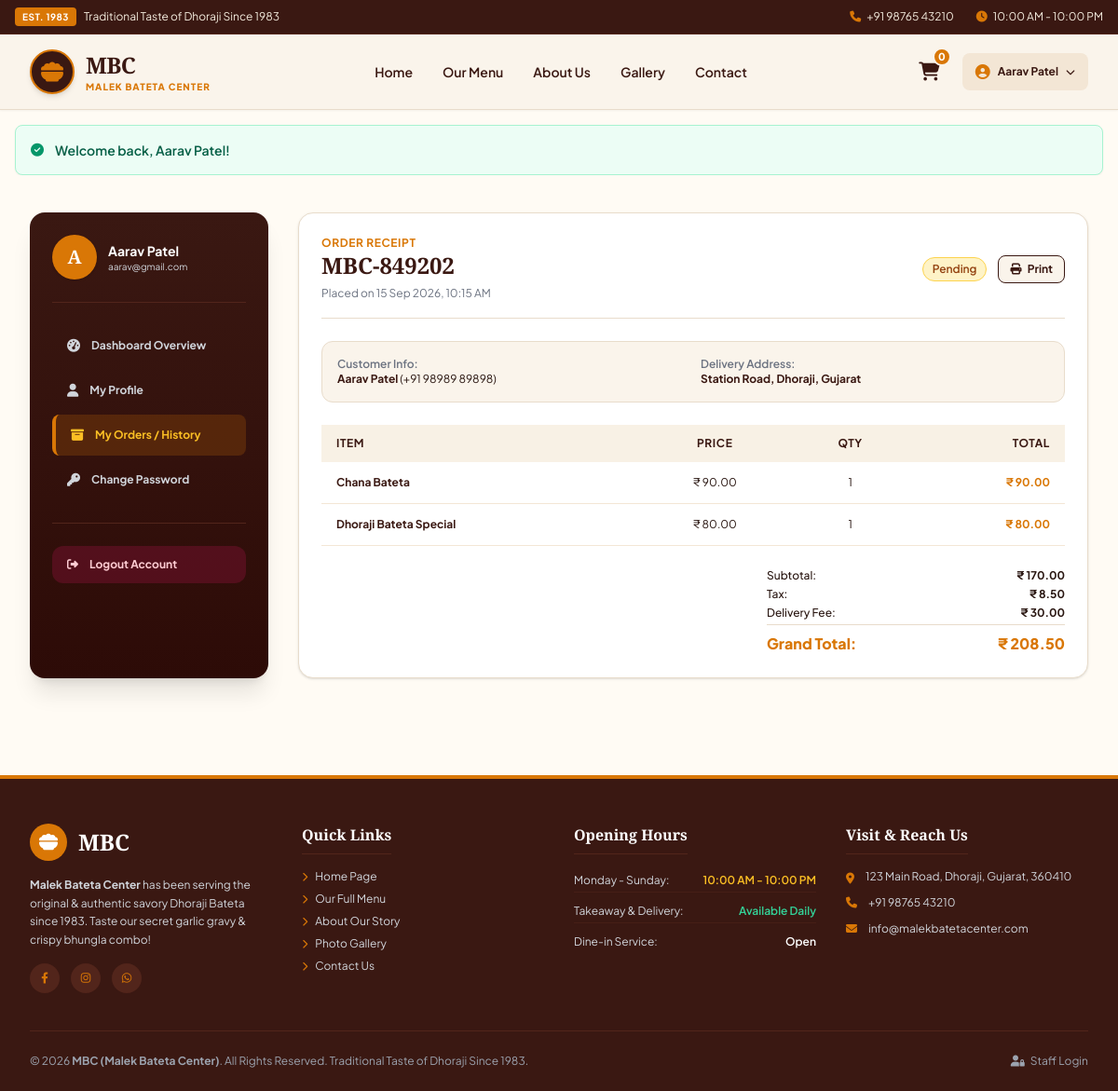
Screenshot of /customer/order-detail.php?id=1002 (signed in) with the database file from the repository.
### tables this page shows
CREATE TABLE IF NOT EXISTS `orders` (
  `id` INT AUTO_INCREMENT PRIMARY KEY,
  `order_number` VARCHAR(30) NOT NULL UNIQUE,
  `user_id` INT DEFAULT NULL,
  `customer_name` VARCHAR(100) NOT NULL,
  `customer_email` VARCHAR(100) NOT NULL,
  `customer_phone` VARCHAR(20) NOT NULL,
  `delivery_address` TEXT NOT NULL,
  `order_type` ENUM('Home Delivery', 'Takeaway', 'Dine-in') DEFAULT 'Home Delivery',
  `payment_method` ENUM('Cash on Delivery', 'UPI', 'Credit/Debit Card') DEFAULT 'Cash on Delivery',
  `subtotal` DECIMAL(10,2) NOT NULL,
  `tax_amount` DECIMAL(10,2) NOT NULL DEFAULT 0.00,
  `delivery_fee` DECIMAL(10,2) NOT NULL DEFAULT 0.00,
  `total_amount` DECIMAL(10,2) NOT NULL,
  `status` ENUM('Pending', 'Preparing', 'Out for Delivery', 'Completed', 'Cancelled') NOT NULL DEFAULT 'Pending',
  `notes` TEXT DEFAULT NULL,
  `created_at` TIMESTAMP DEFAULT CURRENT_TIMESTAMP,
  FOREIGN KEY (`user_id`) REFERENCES `users`(`id`) ON DELETE SET NULL
);

CREATE TABLE IF NOT EXISTS `order_items` (
  `id` INT AUTO_INCREMENT PRIMARY KEY,
  `order_id` INT NOT NULL,
  `food_id` INT DEFAULT NULL,
  `food_name` VARCHAR(150) NOT NULL,
  `price` DECIMAL(10,2) NOT NULL,
  `quantity` INT NOT NULL,
  `total_price` DECIMAL(10,2) NOT NULL,
  FOREIGN KEY (`order_id`) REFERENCES `orders`(`id`) ON DELETE CASCADE
);

### customer/order-detail.php (the view, shortened to what this page needs)
<?php
require_once __DIR__ . '/../config/helpers.php';
$orderId = (int)($_GET['id'] ?? 0);
$db = getDB();
$stmt = $db->prepare("SELECT * FROM orders WHERE id = ? AND user_id = ?");
$stmt->execute([$orderId, currentUserId()]);
$order = $stmt->fetch();
$itemStmt = $db->prepare("SELECT * FROM order_items WHERE order_id = ?");
$itemStmt->execute([$orderId]);
$items = $itemStmt->fetchAll();
require_once __DIR__ . '/../includes/header.php';
?>
<section class="py-10 bg-[#FFFBF4]">
    <div class="max-w-7xl mx-auto px-4 sm:px-6 lg:px-8">
        <div class="flex flex-col lg:flex-row gap-8">
            <?php require_once __DIR__ . '/includes/sidebar.php'; ?>
            <div class="flex-grow space-y-6">
                <div class="mbc-card bg-white p-6 rounded-2xl border border-[#E8DCCB] shadow space-y-6" id="printable-invoice">
                    <div class="flex flex-col sm:flex-row sm:items-center justify-between border-b border-[#E8DCCB] pb-4 gap-4">
                        <div>
                            <span class="text-xs font-bold text-[#D97706] uppercase tracking-wider block">Order Receipt</span>
                            <h2 class="font-serif-heading font-extrabold text-2xl text-[#3A1812]"><?php echo htmlspecialchars($order['order_number']); ?></h2>
                            <span class="text-xs text-gray-500">Placed on <?php echo date('d M Y, h:i A', strtotime($order['created_at'])); ?></span>
                        </div>
                        <div class="flex items-center gap-3">
                            <?php echo renderStatusBadge($order['status']); ?>
                            <button onclick="window.print()" class="bg-[#FAF4EB] text-[#3A1812] border border-[#3A1812] px-3 py-1.5 rounded-lg text-xs font-bold hover:bg-[#E8DCCB]">
                                <i class="fa-solid fa-print mr-1"></i> Print
                            </button>
                        </div>
                    </div>
                    <div class="grid grid-cols-1 sm:grid-cols-2 gap-4 text-xs bg-[#FAF4EB] p-4 rounded-xl border border-[#E8DCCB]">
                        <div>
                            <span class="text-gray-500 font-semibold block">Customer Info:</span>
                            <strong class="text-[#3A1812]"><?php echo htmlspecialchars($order['customer_name']); ?></strong> (<?php echo htmlspecialchars($order['customer_phone']); ?>)
                        </div>
                        <div>
                            <span class="text-gray-500 font-semibold block">Delivery Address:</span>
                            <strong class="text-[#3A1812]"><?php echo htmlspecialchars($order['delivery_address']); ?></strong>
                        </div>
                    </div>
                    <div class="overflow-x-auto">
                        <table class="w-full text-left mbc-table text-xs">
                            <thead>
                                <tr>
                                    <th>Item</th>
                                    <th class="text-center">Price</th>
                                    <th class="text-center">Qty</th>
                                    <th class="text-right">Total</th>
                                </tr>
                            </thead>
                            <tbody>
                                <?php foreach ($items as $it): ?>
                                    <tr>
                                        <td class="font-bold text-[#3A1812]"><?php echo htmlspecialchars($it['food_name']); ?></td>
                                        <td class="text-center"><?php echo formatPrice($it['price']); ?></td>
                                        <td class="text-center"><?php echo $it['quantity']; ?></td>
                                        <td class="text-right font-bold text-[#D97706]"><?php echo formatPrice($it['total_price']); ?></td>
                                    </tr>
                                <?php endforeach; ?>
                            </tbody>
                        </table>
                    </div>
                    <div class="text-xs space-y-1 max-w-xs ml-auto text-right font-medium">
                        <div class="flex justify-between"><span>Subtotal:</span><strong><?php echo formatPrice($order['subtotal']); ?></strong></div>
                        <div class="flex justify-between"><span>Tax:</span><strong><?php echo formatPrice($order['tax_amount']); ?></strong></div>
                        <div class="flex justify-between"><span>Delivery Fee:</span><strong><?php echo formatPrice($order['delivery_fee']); ?></strong></div>
                        <div class="flex justify-between text-base font-extrabold text-[#D97706] pt-2 border-t border-[#E8DCCB]">
                            <span>Grand Total:</span>
                            <span><?php echo formatPrice($order['total_amount']); ?></span>
                        </div>
                    </div>
                </div>
            </div>
        </div>
    </div>
</section>
<?php require_once __DIR__ . '/../includes/footer.php'; ?>

### assets/css/style.css (style rules this page uses)
:root { --mbc-dark-brown: #3A1812; --mbc-deep-red: #2D0B07; --mbc-cream-bg: #FFFBF4; --mbc-cream-card: #FAF4EB; --mbc-amber-primary: #D97706; --mbc-amber-hover: #B45309; --mbc-orange-accent: #E65100; --mbc-text-dark: #2A1712; --mbc-border: #E8DCCB; }
body { font-family: 'Plus Jakarta Sans', sans-serif; background-color: var(--mbc-cream-bg); color: var(--mbc-text-dark); }
.font-serif-heading { font-family: 'Playfair Display', Georgia, serif; }
.mbc-card { background-color: #FFFFFF; border: 1px solid var(--mbc-border); border-radius: 0.75rem; box-shadow: 0 4px 6px -1px rgba(58, 24, 18, 0.04), 0 2px 4px -1px rgba(58, 24, 18, 0.02); }
.mbc-table th { background-color: #F8F1E5; color: var(--mbc-dark-brown); font-weight: 700; text-transform: uppercase; font-size: 0.75rem; letter-spacing: 0.05em; padding: 0.75rem 1rem; }
.mbc-table td { padding: 0.875rem 1rem; border-bottom: 1px solid #F3E6D5; }

### rows the page displays
orders: order_number "MBC-849202", created_at "15 Sep 2026, 10:15 AM", customer_name "Aarav Patel", customer_phone "+91 98989 89898", delivery_address "Station Road, Dhoraji, Gujarat", subtotal "₹ 170.00", tax_amount "₹ 8.50", delivery_fee "₹ 30.00", total_amount "₹ 208.50"
order_items: food_name "Chana Bateta", price "₹ 90.00", quantity "1", total_price "₹ 90.00"
order_items: food_name "Dhoraji Bateta Special", price "₹ 80.00", quantity "1", total_price "₹ 80.00"

### other values shown
$cartCount "0"
currentUserName() "Aarav Patel"
$flash['message'] "Welcome back, Aarav Patel!"
substr(currentUserName(), 0, 1) "A"
currentUserEmail() "aarav@gmail.com"
